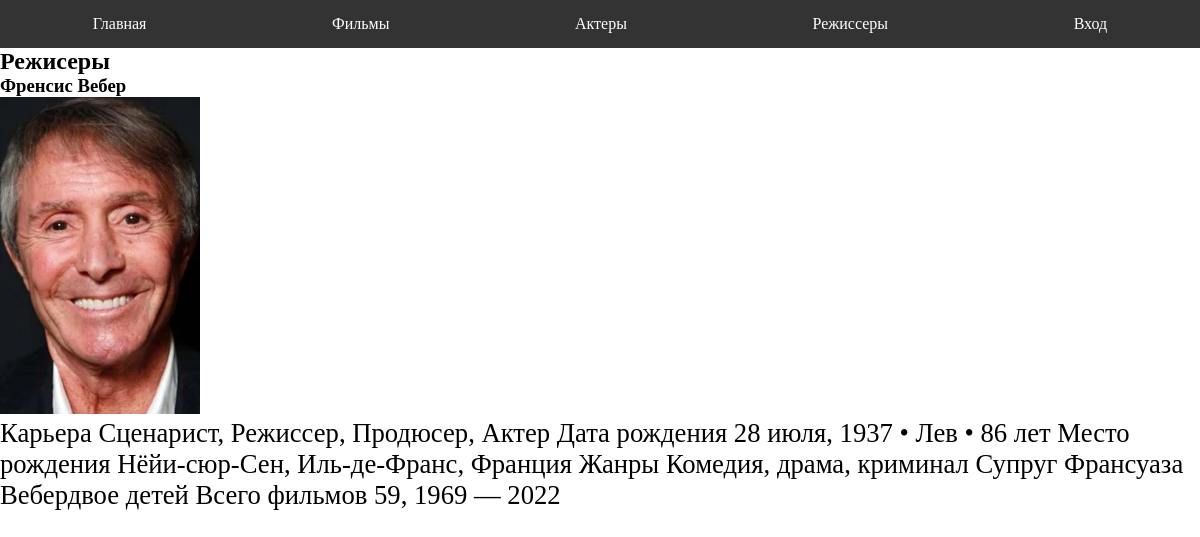
Page /director/1/ on the committed database.
### appkino/models.py (models this page shows, shortened)
class ModelDirector(models.Model):
    name = models.CharField(max_length=100, verbose_name='Режисер')
    info = models.TextField(verbose_name='Информация', null=True, blank=True)
    photo = models.FileField(blank=True, null=True, verbose_name='Фото', upload_to='fotoDirector/')

### appkino/views.py (the view)
# urls.py: path('director/<slug:pk>/', views.directorDetail.as_view(), name='onedirector'),
class directorDetail(generic.DetailView):
    model = ModelDirector

### templates/appkino/modeldirector_detail.html (shortened to what this page needs)
{% extends 'index.html' %}
{% load static %}
{% block head %}
    <link rel="stylesheet" href="{% static 'css/index.css' %}">
{% endblock %}
{% block content %}
    <h2>Режисеры</h2>
    <h3>{{ modeldirector.name }}</h3>
    <img src="{% static modeldirector.photo %}" alt="" width="200px">
    <p>{{ modeldirector.info }}</p>
{% endblock %}

### appkino/static/css/index.css (style rules this page uses)
* { margin: 0; padding: 0; }
p { font-size: 20pt; }

### rows in the picture
ModelDirector: name "Френсис Вебер", photo (picture), info "Карьера Сценарист, Режиссер, Продюсер, Актер Дата рождения 28 июля, 1937 • Лев • 86 лет Место рождения Нёйи-сюр-Сен, Иль-де-Франс, Франция Жанры Комедия, драма, криминал Супруг Франсуаза Вебердвое детей Всего фильмов 59, 1969 — 2022"
